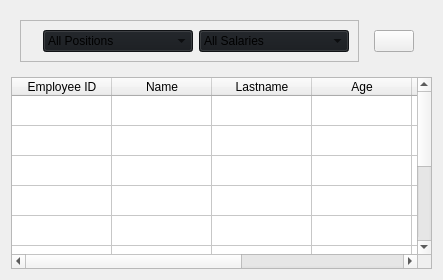
               <widget class="QWidget" name="page_6">
                <layout class="QVBoxLayout" name="verticalLayout_15">
                 <item>
                  <widget class="QWidget" name="widget_2" native="true">
                   <layout class="QHBoxLayout" name="horizontalLayout_19">
                    <item>
                     <widget class="QFrame" name="frame_11">
                      <property name="minimumSize">
                       <size>
                        <width>0</width>
                        <height>20</height>
                       </size>
                      </property>
                      <property name="maximumSize">
                       <size>
                        <width>16777215</width>
                        <height>16777215</height>
                       </size>
                      </property>
                      <property name="frameShape">
                       <enum>QFrame::StyledPanel</enum>
                      </property>
                      <property name="frameShadow">
                       <enum>QFrame::Raised</enum>
                      </property>
                      <layout class="QHBoxLayout" name="horizontalLayout_24">
                       <item>
                        <widget class="QLabel" name="label_2">
                         <property name="maximumSize">
                          <size>
                           <width>24</width>
                           <height>24</height>
                          </size>
                         </property>
                         <property name="text">
                          <string/>
                         </property>
                         <property name="pixmap">
                          <pixmap resource="resources.qrc">:/icons/icons/white/filter.svg</pixmap>
                         </property>
                         <property name="scaledContents">
                          <bool>true</bool>
                         </property>
                        </widget>
                       </item>
                       <item>
                        <widget class="QComboBox" name="filterByPositionComboBox">
                         <property name="minimumSize">
                          <size>
                           <width>150</width>
                           <height>0</height>
                          </size>
                         </property>
                         <property name="maximumSize">
                          <size>
                           <width>16777215</width>
                           <height>16777215</height>
                          </size>
                         </property>
                         <property name="styleSheet">
                          <string notr="true">background-color:#16191d</string>
                         </property>
                         <item>
                          <property name="text">
                           <string>All Positions</string>
                          </property>
                         </item>
                         <item>
                          <property name="text">
                           <string>Manager</string>
                          </property>
                         </item>
                         <item>
                          <property name="text">
                           <string>Marketing Specialist</string>
                          </property>
                         </item>
                         <item>
                          <property name="text">
                           <string>Software Engineer</string>
                          </property>
                         </item>
                         <item>
                          <property name="text">
                           <string>Supervisor</string>
                          </property>
                         </item>
                        </widget>
                       </item>
                       <item>
                        <widget class="QComboBox" name="filterBySalaryComboBox">
                         <property name="minimumSize">
                          <size>
                           <width>150</width>
                           <height>0</height>
                          </size>
                         </property>
                         <property name="styleSheet">
                          <string notr="true">background-color:#16191d</string>
                         </property>
                         <item>
                          <property name="text">
                           <string>All Salaries</string>
                          </property>
                         </item>
                         <item>
                          <property name="text">
                           <string>&lt;1000</string>
                          </property>
                         </item>
                         <item>
                          <property name="text">
                           <string>&gt;1000 And &lt;1500</string>
                          </property>
                         </item>
                         <item>
                          <property name="text">
                           <string>&gt;1500 And &lt;2000</string>
                          </property>
                         </item>
                         <item>
                          <property name="text">
                           <string>&gt;2000 And &lt;2500</string>
                          </property>
                         </item>
                         <item>
                          <property name="text">
                           <string>&gt;2500</string>
                          </property>
                         </item>
                        </widget>
                       </item>
                      </layout>
                     </widget>
                    </item>
                    <item>
                     <widget class="QWidget" name="widget_5" native="true">
                      <layout class="QHBoxLayout" name="horizontalLayout_25">
                       <item alignment="Qt::AlignRight">
                        <widget class="QPushButton" name="deleteSelectedRowsBtn">
                         <property name="cursor">
                          <cursorShape>PointingHandCursor</cursorShape>
                         </property>
                         <property name="toolTip">
                          <string>Delete Selected Employees</string>
                         </property>
                         <property name="styleSheet">
                          <string notr="true"/>
                         </property>
                         <property name="text">
                          <string/>
                         </property>
                         <property name="icon">
                          <iconset resource="resources.qrc">
                           <normaloff>:/icons/icons/white/trash-2.svg</normaloff>:/icons/icons/white/trash-2.svg</iconset>
                         </property>
                         <property name="iconSize">
                          <size>
                           <width>24</width>
                           <height>24</height>
                          </size>
                         </property>
                        </widget>
                       </item>
                      </layout>
                     </widget>
                    </item>
                   </layout>
                  </widget>
                 </item>
                 <item>
                  <widget class="QTableWidget" name="tableWidget">
                   <property name="styleSheet">
                    <string notr="true"/>
                   </property>
                   <property name="rowCount">
                    <number>10</number>
                   </property>
                   <property name="columnCount">
                    <number>7</number>
                   </property>
                   <attribute name="horizontalHeaderCascadingSectionResizes">
                    <bool>false</bool>
                   </attribute>
                   <attribute name="horizontalHeaderHighlightSections">
                    <bool>true</bool>
                   </attribute>
                   <attribute name="horizontalHeaderShowSortIndicator" stdset="0">
                    <bool>false</bool>
                   </attribute>
                   <attribute name="horizontalHeaderStretchLastSection">
                    <bool>true</bool>
                   </attribute>
                   <attribute name="verticalHeaderVisible">
                    <bool>false</bool>
                   </attribute>
                   <attribute name="verticalHeaderCascadingSectionResizes">
                    <bool>false</bool>
                   </attribute>
                   <attribute name="verticalHeaderHighlightSections">
                    <bool>true</bool>
                   </attribute>
                   <attribute name="verticalHeaderShowSortIndicator" stdset="0">
                    <bool>false</bool>
                   </attribute>
                   <attribute name="verticalHeaderStretchLastSection">
                    <bool>false</bool>
                   </attribute>
                   <row/>
                   <row/>
                   <row/>
                   <row/>
                   <row/>
                   <row/>
                   <row/>
                   <row/>
                   <row/>
                   <row/>
                   <column>
                    <property name="text">
                     <string>Employee ID</string>
                    </property>
                   </column>
                   <column>
                    <property name="text">
                     <string>Name</string>
                    </property>
                   </column>
                   <column>
                    <property name="text">
                     <string>Lastname</string>
                    </property>
                   </column>
                   <column>
                    <property name="text">
                     <string>Age</string>
                    </property>
                   </column>
                   <column>
                    <property name="text">
                     <string>Salary</string>
                    </property>
                   </column>
                   <column>
                    <property name="text">
                     <string>Position</string>
                    </property>
                   </column>
                   <column>
                    <property name="text">
                     <string>Email</string>
                    </property>
                    <property name="textAlignment">
                     <set>AlignCenter</set>
                    </property>
                   </column>
                  </widget>
                 </item>
                </layout>
               </widget>
